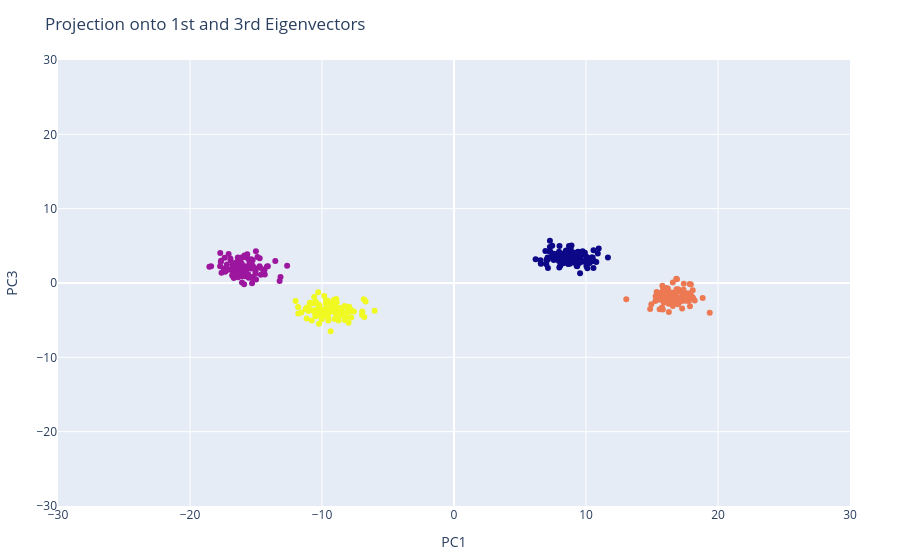

The notebook cell saved with this chart:
### Markdown cell above
**6)**
For comparison, make a scatter plot of the data projected onto the first and third principal components (again, make sure the axes have the same scaling).

### Code cell
# Project mean-subtracted data onto the 1st and 3rd eigenvectors
neuron_data_centered = neuron_data .- mean(neuron_data, dims=1)
projection_1 = neuron_data_centered * eigenvectors[:, 1]  # Project onto the 1st eigenvector
projection_3 = neuron_data_centered * eigenvectors[:, 3]  # Project onto the 3rd eigenvector

# Create the scatter plot using PlotlyJS
plt = PlotlyJS.plot(
    [PlotlyJS.scatter(x=projection_1, y=projection_3, mode="markers",marker=attr(color=labels, colorscale="viridis"),text=labels)],
    Layout(
        title="Projection onto 1st and 3rd Eigenvectors",
        xaxis_title="PC1",
        yaxis_title="PC3",
        xaxis_range=[-30, 30],
        yaxis_range=[-30, 30]
    )
)
display(plt)

### Figure 1 — Plotly figure (JSON) as saved in the notebook; plotly's stock layout.template omitted (floating-point values rounded to 4 significant figures; data arrays with more than 128 entries replaced by an {"elided": "..."} marker saying what was removed)
{"data": [{"marker": {"color": {"elided": "400 int values"}, "colorscale": "viridis"}, "mode": "markers", "text": {"elided": "400 int values"}, "type": "scatter", "x": {"elided": "400 float values"}, "y": {"elided": "400 float values"}}], "layout": {"margin": {"b": 50, "l": 50, "r": 50, "t": 60}, "title": "Projection onto 1st and 3rd Eigenvectors", "xaxis": {"range": [-30, 30], "title": {"text": "PC1"}}, "yaxis": {"range": [-30, 30], "title": {"text": "PC3"}}}}
